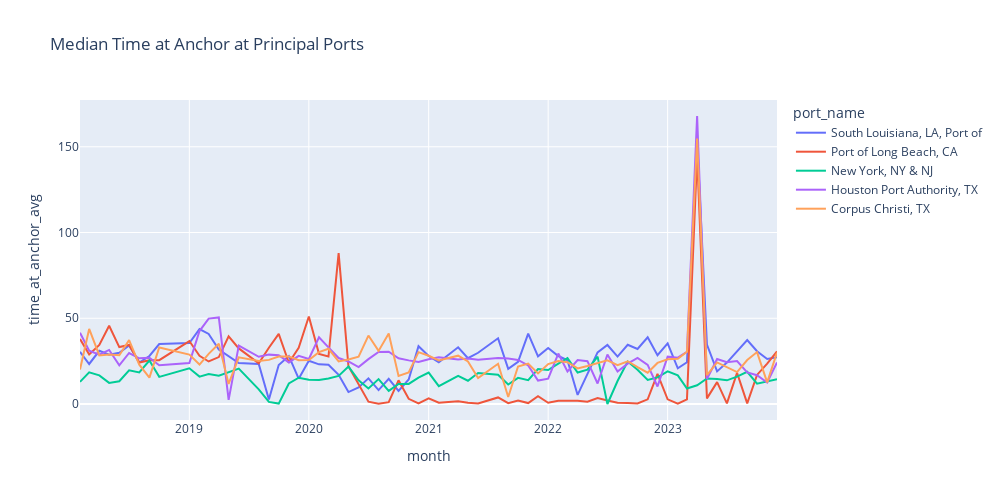

The notebook cell saved with this chart:
### Code cell
px.line(
    monthly_df
    #restrict to top 5 ports
    .filter(pl.col('port_name').is_in(top5ports))
    #month in dt format
    .with_columns(pl.col('month').str.strptime(pl.Date, format='%Y%m'))
    .sort(by='month'), 
    #plot specs
    x='month', y='time_at_anchor_avg', color='port_name',
    title='Median Time at Anchor at Principal Ports',
    width=1000,
    height=500 
)
